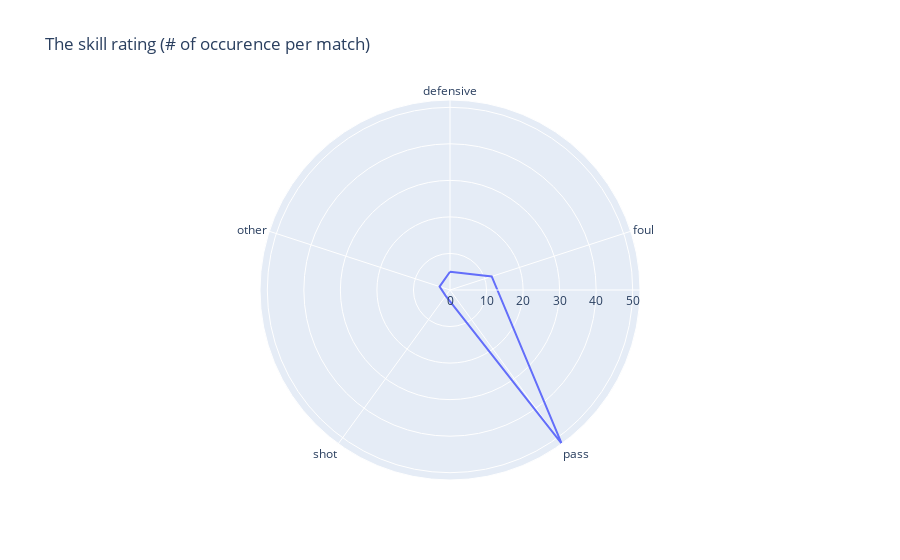

This figure's notebook cell:
### Code cell
#SPYDER CHART

import plotly as plt
import pandas as pd

n = 6 #You can use player id as well 
df_spyder = pd.DataFrame(dict(
        r =[sum(count_all.iloc[n,2:8]), sum(count_all.iloc[n,9:15]), sum(count_all.iloc[n,15:25]), 
        sum(count_all.iloc[n,26:32]), sum(count_all.iloc[n,32:39])],
        theta = ['defensive','foul','pass','shot', 'other']))
fig = plt.express.line_polar(df_spyder, r='r', theta='theta', line_close=True, 
                    title="The skill rating (# of occurence per match)")
fig.show()
plt.offline.plot(fig, filename='/Users/bshakirov/Desktop/TDI/Capstone_project/soccer_analytics/fair_player_value/modelling_part/skill_rating.html')

### Figure 1 — Plotly figure (JSON) as saved in the notebook; plotly's stock layout.template omitted (floating-point values rounded to 4 significant figures)
{"data": [{"hovertemplate": "r=%{r}<br>theta=%{theta}<extra></extra>", "legendgroup": "", "line": {"color": "#636efa", "dash": "solid"}, "marker": {"symbol": "circle"}, "mode": "lines", "name": "", "r": [5, 12, 52, 2, 3, 5], "showlegend": false, "subplot": "polar", "theta": ["defensive", "foul", "pass", "shot", "other", "defensive"], "type": "scatterpolar"}], "layout": {"legend": {"tracegroupgap": 0}, "polar": {"angularaxis": {"direction": "clockwise", "rotation": 90}, "domain": {"x": [0, 1], "y": [0, 1]}}, "title": {"text": "The skill rating (# of occurence per match)"}}}
